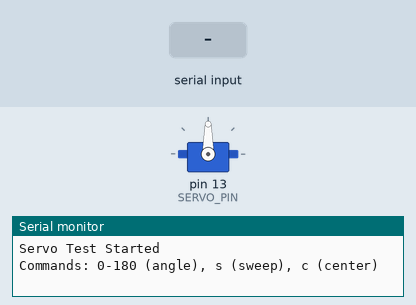
Recording of a sketch running on a simulated SparkFun Pro Micro, built with avr-gcc and run on an emulated ATmega32U4. On the bench: servo, the last lines printed to the serial monitor. The inputs (shaded band) are chosen by the test bench.

Above: at 1.2 s.
1.3 s: "s\n" received over Serial
At 3.15 s:
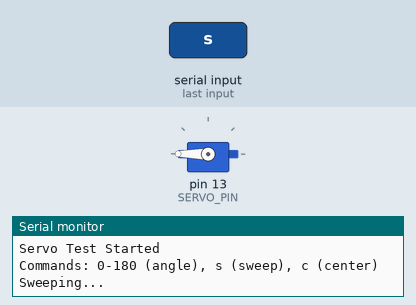
4.3 s: "c\n" received over Serial
8.8 s: "30,150\n" received over Serial
At 9.4 s:
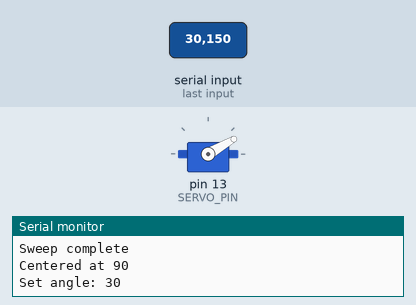
10.3 s: "5\n" received over Serial
At 10.7 s:
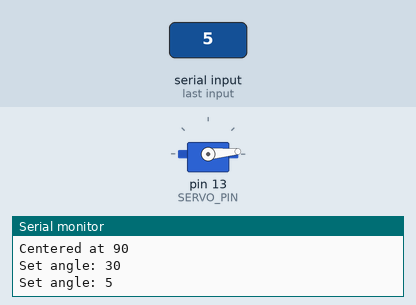
Timing chart, 0 to 12.8 s (numbered marks = the images above; inputs shaded):
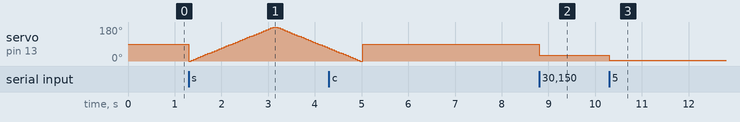

Measured:
- after the input at 8.8 s, servo on pin 13 (SERVO_PIN): 90° → 30° at once
- after the input at 10.3 s, servo on pin 13 (SERVO_PIN): 30° → 5° at once

The sketch:

servo_test.ino
```cpp
/*
 * Servo Motor Test Firmware
 * Tower Pro Micro Servo 9g (SG90)
 * Pin: 13
 */

#include <Servo.h>

const int SERVO_PIN = 13;

Servo servo;

void setup() {
  Serial.begin(9600);
  servo.attach(SERVO_PIN);

  Serial.println("Servo Test Started");
  Serial.println("Commands: 0-180 (angle), s (sweep), c (center)");

  // Start at center position
  servo.write(90);
}

void loop() {
  if (Serial.available() > 0) {
    String input = Serial.readStringUntil('\n');
    input.trim();

    if (input == "s") {
      // Sweep test
      Serial.println("Sweeping...");
      for (int angle = 0; angle <= 180; angle += 5) {
        servo.write(angle);
        delay(50);
      }
      for (int angle = 180; angle >= 0; angle -= 5) {
        servo.write(angle);
        delay(50);
      }
      Serial.println("Sweep complete");
    }
    else if (input == "c") {
      // Center position
      servo.write(90);
      Serial.println("Centered at 90");
    }
    else {
      // Try to parse as angle
      int angle = input.toInt();
      if (angle >= 0 && angle <= 180) {
        servo.write(angle);
        Serial.print("Set angle: ");
        Serial.println(angle);
      } else {
        Serial.println("Invalid input. Use 0-180, 's', or 'c'");
      }
    }
  }

  delay(10);
}
```
